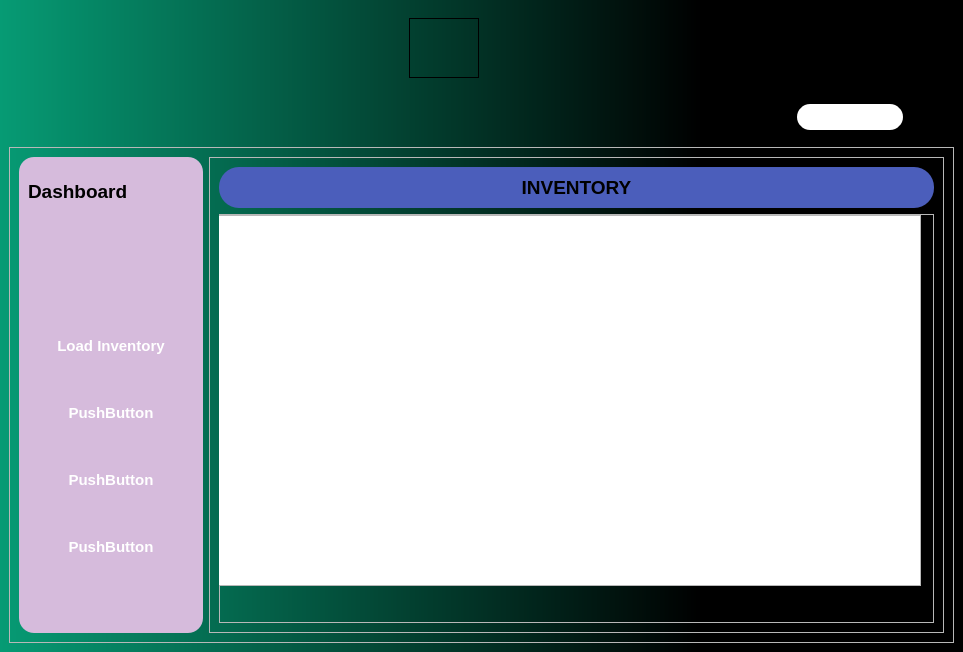
<?xml version="1.0" encoding="UTF-8"?>
<ui version="4.0">
 <class>Inventory</class>
 <widget class="QMainWindow" name="Inventory">
  <property name="geometry">
   <rect>
    <x>0</x>
    <y>0</y>
    <width>963</width>
    <height>652</height>
   </rect>
  </property>
  <property name="sizePolicy">
   <sizepolicy hsizetype="Preferred" vsizetype="Preferred">
    <horstretch>0</horstretch>
    <verstretch>0</verstretch>
   </sizepolicy>
  </property>
  <property name="windowTitle">
   <string>MainWindow</string>
  </property>
  <widget class="QWidget" name="centralwidget">
   <property name="styleSheet">
    <string notr="true">QWidget#centralwidget{
	background-color: qlineargradient(spread:pad, x1:0, y1:0, x2:1, y2:0, stop:0 rgba(6, 155, 116, 255), stop:0.727273 rgba(0, 0, 0, 255));
}</string>
   </property>
   <layout class="QVBoxLayout" name="verticalLayout">
    <item>
     <widget class="QWidget" name="toppanel2" native="true">
      <property name="sizePolicy">
       <sizepolicy hsizetype="Preferred" vsizetype="Minimum">
        <horstretch>0</horstretch>
        <verstretch>0</verstretch>
       </sizepolicy>
      </property>
      <property name="minimumSize">
       <size>
        <width>0</width>
        <height>10</height>
       </size>
      </property>
      <property name="styleSheet">
       <string notr="true"/>
      </property>
      <layout class="QHBoxLayout" name="toppanel">
       <item>
        <spacer name="horizontalSpacer_4">
         <property name="orientation">
          <enum>Qt::Horizontal</enum>
         </property>
         <property name="sizeHint" stdset="0">
          <size>
           <width>40</width>
           <height>20</height>
          </size>
         </property>
        </spacer>
       </item>
       <item>
        <widget class="QLabel" name="logo">
         <property name="sizePolicy">
          <sizepolicy hsizetype="Fixed" vsizetype="Fixed">
           <horstretch>0</horstretch>
           <verstretch>0</verstretch>
          </sizepolicy>
         </property>
         <property name="minimumSize">
          <size>
           <width>70</width>
           <height>60</height>
          </size>
         </property>
         <property name="styleSheet">
          <string notr="true">border: 1px solid;
border-image: url(:/icons/billx1.png);</string>
         </property>
         <property name="text">
          <string/>
         </property>
        </widget>
       </item>
       <item>
        <widget class="QLabel" name="logoname">
         <property name="sizePolicy">
          <sizepolicy hsizetype="Fixed" vsizetype="Preferred">
           <horstretch>0</horstretch>
           <verstretch>0</verstretch>
          </sizepolicy>
         </property>
         <property name="minimumSize">
          <size>
           <width>70</width>
           <height>60</height>
          </size>
         </property>
         <property name="styleSheet">
          <string notr="true">
border-image: url(:/icons/logotext.png);</string>
         </property>
         <property name="text">
          <string/>
         </property>
        </widget>
       </item>
       <item>
        <spacer name="horizontalSpacer">
         <property name="orientation">
          <enum>Qt::Horizontal</enum>
         </property>
         <property name="sizeHint" stdset="0">
          <size>
           <width>40</width>
           <height>20</height>
          </size>
         </property>
        </spacer>
       </item>
      </layout>
     </widget>
    </item>
    <item>
     <widget class="QWidget" name="toppanel3" native="true">
      <property name="styleSheet">
       <string notr="true"/>
      </property>
      <layout class="QHBoxLayout" name="horizontalLayout">
       <property name="rightMargin">
        <number>3</number>
       </property>
       <item>
        <widget class="QPushButton" name="pushButton">
         <property name="sizePolicy">
          <sizepolicy hsizetype="Fixed" vsizetype="Fixed">
           <horstretch>0</horstretch>
           <verstretch>0</verstretch>
          </sizepolicy>
         </property>
         <property name="minimumSize">
          <size>
           <width>40</width>
           <height>30</height>
          </size>
         </property>
         <property name="styleSheet">
          <string notr="true">

#pushButton{
border-radius:15px;
}
</string>
         </property>
         <property name="text">
          <string/>
         </property>
         <property name="icon">
          <iconset>
           <normaloff>:/icons/add.png</normaloff>:/icons/add.png</iconset>
         </property>
         <property name="iconSize">
          <size>
           <width>30</width>
           <height>30</height>
          </size>
         </property>
        </widget>
       </item>
       <item>
        <spacer name="horizontalSpacer_2">
         <property name="orientation">
          <enum>Qt::Horizontal</enum>
         </property>
         <property name="sizeHint" stdset="0">
          <size>
           <width>40</width>
           <height>20</height>
          </size>
         </property>
        </spacer>
       </item>
       <item>
        <widget class="QLineEdit" name="search">
         <property name="sizePolicy">
          <sizepolicy hsizetype="Fixed" vsizetype="Fixed">
           <horstretch>0</horstretch>
           <verstretch>0</verstretch>
          </sizepolicy>
         </property>
         <property name="minimumSize">
          <size>
           <width>0</width>
           <height>30</height>
          </size>
         </property>
         <property name="styleSheet">
          <string notr="true">border:2px solid;
color:black;
border-radius:15px;</string>
         </property>
         <property name="text">
          <string/>
         </property>
        </widget>
       </item>
       <item>
        <widget class="QPushButton" name="searchbutton">
         <property name="sizePolicy">
          <sizepolicy hsizetype="Fixed" vsizetype="Fixed">
           <horstretch>0</horstretch>
           <verstretch>0</verstretch>
          </sizepolicy>
         </property>
         <property name="minimumSize">
          <size>
           <width>40</width>
           <height>30</height>
          </size>
         </property>
         <property name="styleSheet">
          <string notr="true">border-radius:15px;</string>
         </property>
         <property name="text">
          <string/>
         </property>
         <property name="icon">
          <iconset>
           <normaloff>:/icons/search.png</normaloff>:/icons/search.png</iconset>
         </property>
         <property name="iconSize">
          <size>
           <width>30</width>
           <height>30</height>
          </size>
         </property>
        </widget>
       </item>
      </layout>
     </widget>
    </item>
    <item>
     <widget class="QFrame" name="frame">
      <property name="sizePolicy">
       <sizepolicy hsizetype="Preferred" vsizetype="Preferred">
        <horstretch>0</horstretch>
        <verstretch>1</verstretch>
       </sizepolicy>
      </property>
      <property name="frameShape">
       <enum>QFrame::StyledPanel</enum>
      </property>
      <property name="frameShadow">
       <enum>QFrame::Raised</enum>
      </property>
      <layout class="QHBoxLayout" name="horizontalLayout_4">
       <item>
        <widget class="QFrame" name="frame_2">
         <property name="sizePolicy">
          <sizepolicy hsizetype="Preferred" vsizetype="Preferred">
           <horstretch>1</horstretch>
           <verstretch>0</verstretch>
          </sizepolicy>
         </property>
         <property name="styleSheet">
          <string notr="true">border-radius:15px;
color:white;
    
     
background-color:#D6BBDC;


</string>
         </property>
         <property name="frameShape">
          <enum>QFrame::StyledPanel</enum>
         </property>
         <property name="frameShadow">
          <enum>QFrame::Raised</enum>
         </property>
         <layout class="QFormLayout" name="formLayout_2">
          <item row="0" column="0" colspan="2">
           <widget class="QLabel" name="label_3">
            <property name="sizePolicy">
             <sizepolicy hsizetype="Preferred" vsizetype="Preferred">
              <horstretch>0</horstretch>
              <verstretch>0</verstretch>
             </sizepolicy>
            </property>
            <property name="minimumSize">
             <size>
              <width>50</width>
              <height>50</height>
             </size>
            </property>
            <property name="font">
             <font>
              <pointsize>14</pointsize>
              <italic>false</italic>
              <bold>true</bold>
             </font>
            </property>
            <property name="styleSheet">
             <string notr="true">color:black;
</string>
            </property>
            <property name="text">
             <string>Dashboard</string>
            </property>
           </widget>
          </item>
          <item row="1" column="0" colspan="2">
           <spacer name="horizontalSpacer_3">
            <property name="orientation">
             <enum>Qt::Horizontal</enum>
            </property>
            <property name="sizeHint" stdset="0">
             <size>
              <width>40</width>
              <height>100</height>
             </size>
            </property>
           </spacer>
          </item>
          <item row="2" column="0" colspan="2">
           <widget class="QPushButton" name="pushButton_2">
            <property name="sizePolicy">
             <sizepolicy hsizetype="Preferred" vsizetype="Preferred">
              <horstretch>0</horstretch>
              <verstretch>0</verstretch>
             </sizepolicy>
            </property>
            <property name="minimumSize">
             <size>
              <width>0</width>
              <height>35</height>
             </size>
            </property>
            <property name="font">
             <font>
              <pointsize>11</pointsize>
              <bold>true</bold>
             </font>
            </property>
            <property name="styleSheet">
             <string notr="true">#pushButton_2:hover{
color:#374ebb;
background-color:white;
}</string>
            </property>
            <property name="text">
             <string>Load Inventory</string>
            </property>
           </widget>
          </item>
          <item row="4" column="0" colspan="2">
           <widget class="QPushButton" name="pushButton_3">
            <property name="sizePolicy">
             <sizepolicy hsizetype="Preferred" vsizetype="Preferred">
              <horstretch>0</horstretch>
              <verstretch>0</verstretch>
             </sizepolicy>
            </property>
            <property name="minimumSize">
             <size>
              <width>0</width>
              <height>35</height>
             </size>
            </property>
            <property name="font">
             <font>
              <pointsize>11</pointsize>
              <bold>true</bold>
             </font>
            </property>
            <property name="styleSheet">
             <string notr="true">#pushButton_3:hover{
color:#374ebb;
background-color:white;
}</string>
            </property>
            <property name="text">
             <string>PushButton</string>
            </property>
           </widget>
          </item>
          <item row="6" column="0" colspan="2">
           <widget class="QPushButton" name="pushButton_4">
            <property name="sizePolicy">
             <sizepolicy hsizetype="Preferred" vsizetype="Preferred">
              <horstretch>0</horstretch>
              <verstretch>0</verstretch>
             </sizepolicy>
            </property>
            <property name="minimumSize">
             <size>
              <width>0</width>
              <height>35</height>
             </size>
            </property>
            <property name="font">
             <font>
              <pointsize>11</pointsize>
              <bold>true</bold>
             </font>
            </property>
            <property name="styleSheet">
             <string notr="true">#pushButton_4:hover{
color:#374ebb;
background-color:white;
}</string>
            </property>
            <property name="text">
             <string>PushButton</string>
            </property>
           </widget>
          </item>
          <item row="8" column="0" colspan="2">
           <widget class="QPushButton" name="pushButton_5">
            <property name="sizePolicy">
             <sizepolicy hsizetype="Preferred" vsizetype="Preferred">
              <horstretch>0</horstretch>
              <verstretch>0</verstretch>
             </sizepolicy>
            </property>
            <property name="minimumSize">
             <size>
              <width>0</width>
              <height>35</height>
             </size>
            </property>
            <property name="font">
             <font>
              <pointsize>11</pointsize>
              <bold>true</bold>
             </font>
            </property>
            <property name="styleSheet">
             <string notr="true">#pushButton_5:hover{
color:#374ebb;
background-color:white;
}</string>
            </property>
            <property name="text">
             <string>PushButton</string>
            </property>
           </widget>
          </item>
          <item row="3" column="0" colspan="2">
           <spacer name="horizontalSpacer_5">
            <property name="orientation">
             <enum>Qt::Horizontal</enum>
            </property>
            <property name="sizeHint" stdset="0">
             <size>
              <width>40</width>
              <height>20</height>
             </size>
            </property>
           </spacer>
          </item>
          <item row="5" column="0" colspan="2">
           <spacer name="horizontalSpacer_6">
            <property name="orientation">
             <enum>Qt::Horizontal</enum>
            </property>
            <property name="sizeHint" stdset="0">
             <size>
              <width>40</width>
              <height>20</height>
             </size>
            </property>
           </spacer>
          </item>
          <item row="7" column="0" colspan="2">
           <spacer name="horizontalSpacer_7">
            <property name="orientation">
             <enum>Qt::Horizontal</enum>
            </property>
            <property name="sizeHint" stdset="0">
             <size>
              <width>40</width>
              <height>20</height>
             </size>
            </property>
           </spacer>
          </item>
         </layout>
        </widget>
       </item>
       <item>
        <widget class="QFrame" name="frame_3">
         <property name="sizePolicy">
          <sizepolicy hsizetype="Preferred" vsizetype="Preferred">
           <horstretch>4</horstretch>
           <verstretch>0</verstretch>
          </sizepolicy>
         </property>
         <property name="frameShape">
          <enum>QFrame::StyledPanel</enum>
         </property>
         <property name="frameShadow">
          <enum>QFrame::Raised</enum>
         </property>
         <layout class="QVBoxLayout" name="verticalLayout_2">
          <item>
           <widget class="QFrame" name="frame_4">
            <property name="sizePolicy">
             <sizepolicy hsizetype="Preferred" vsizetype="Preferred">
              <horstretch>0</horstretch>
              <verstretch>1</verstretch>
             </sizepolicy>
            </property>
            <property name="styleSheet">
             <string notr="true">background-color:#4b5ebb;
border-radius:20px;</string>
            </property>
            <property name="frameShape">
             <enum>QFrame::StyledPanel</enum>
            </property>
            <property name="frameShadow">
             <enum>QFrame::Raised</enum>
            </property>
            <layout class="QHBoxLayout" name="horizontalLayout_5">
             <item>
              <widget class="QLabel" name="label_4">
               <property name="font">
                <font>
                 <pointsize>14</pointsize>
                 <bold>true</bold>
                </font>
               </property>
               <property name="styleSheet">
                <string notr="true">color:black;</string>
               </property>
               <property name="text">
                <string>INVENTORY</string>
               </property>
               <property name="alignment">
                <set>Qt::AlignCenter</set>
               </property>
              </widget>
             </item>
            </layout>
           </widget>
          </item>
          <item>
           <widget class="QFrame" name="frame_5">
            <property name="sizePolicy">
             <sizepolicy hsizetype="Preferred" vsizetype="Preferred">
              <horstretch>0</horstretch>
              <verstretch>20</verstretch>
             </sizepolicy>
            </property>
            <property name="frameShape">
             <enum>QFrame::StyledPanel</enum>
            </property>
            <property name="frameShadow">
             <enum>QFrame::Raised</enum>
            </property>
            <widget class="QTableView" name="tableView">
             <property name="geometry">
              <rect>
               <x>-5</x>
               <y>1</y>
               <width>707</width>
               <height>371</height>
              </rect>
             </property>
             <property name="sizePolicy">
              <sizepolicy hsizetype="MinimumExpanding" vsizetype="MinimumExpanding">
               <horstretch>0</horstretch>
               <verstretch>0</verstretch>
              </sizepolicy>
             </property>
            </widget>
           </widget>
          </item>
         </layout>
        </widget>
       </item>
      </layout>
     </widget>
    </item>
   </layout>
  </widget>
 </widget>
 <resources/>
 <connections/>
</ui>
